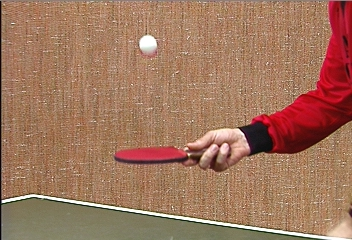
%> input picture assignment-3 Corner Detection/pingpong/0001.jpeg, 352 x 240 px, given in place of 00000001.jpg, which was not available
$ octave run_harris_corner_detector.m   (GNU Octave 9; MATLAB toolbox functions it lacks are replaced by stand-ins)
%> lines starting %> are read from the running program, lines starting %| are printed output that depends on the picture; in (x1, y1, x2, y2) boxes, pixels count from 0 and x2, y2 are one past the last pixel; in counts of white or black regions, pixels touching at a corner belong together; the program's own positions count from 1; pictures that were not available may be replaced by others from this repository, and a replacement may not be noted
### assignment-3 Corner Detection/harris_corner_detector.m
function [H, r, c] = harris_corner_detector(img_path, sigma, threshold, show_gauss, show_derivative_corner, show_only_corner)
%> called with img_path = 'person_toy/00000001.jpg', sigma = 1.5, threshold = 10000, show_gauss = true, show_derivative_corner = true, show_only_corner = false

switch nargin
    case 3
        show_gauss = false;
        show_derivative_corner = false;
        show_only_corner = false;
    case 4
        show_derivative_corner = false;
        show_only_corner = false;
    case 5
        show_only_corner = false;
end

% Reading image and setting window size
colorI = imread(img_path);
%> colorI is the input picture: size 240x352x3 uint8; mean R, G, B 160.4, 117.4, 93.1
I = double(rgb2gray(colorI));
n = 6 * sigma;

% Generating the derivative of Gasussian
G =fspecial('gauss', n, sigma);
[Gx, Gy] = gradient(G);

% Computing cornerness H
Ix = imfilter(I, Gx, 'replicate', 'corr');
Ix2 = Ix .^2;
Iy = imfilter(I, Gy, 'replicate', 'corr');
Iy2 = Iy .^2;

A = imfilter(Ix2, G, 'replicate', 'conv');
B = imfilter(Ix.*Iy, G, 'replicate', 'conv');
C = imfilter(Iy2, G, 'replicate', 'conv');
H = (A.*C - B.^2) - 0.04 *(A+C).^2;
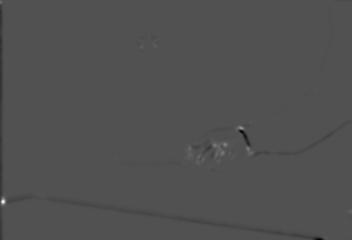
%> H: size 240x352 double; min -71360.3, max 152881.1, mean -267.3; drawn with min black and max white

% Getting points of maximum cornerness
windowMax = ordfilt2(H, n^2, true(n));
maxLocations = (H == windowMax) & (H > threshold);
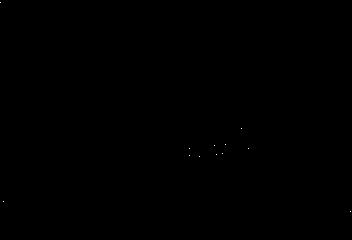
%> maxLocations: size 240x352 logical; 0.01% white in thin lines or dots, all inside (x1, y1, x2, y2) = (0, 2, 351, 212)
[r,c] = find(maxLocations);
%> r = [3; 202; 149; 156; 157; 146; 155; 154; 145; 129; 149; 212]; c = [1; 4; 190; 190; 200; 215; 217; 223; 226; 242; 249; 351]

if show_gauss
    figure
    subplot(1,2,1);
    surf(1:length(Gx), 1:length(Gy), Gx)
    title('Gaussian derivative horizontal direction');
    subplot(1,2,2)
    surf(1:length(Gx), 1:length(Gy), Gy)
    title('Gaussian derivative vertical direction');
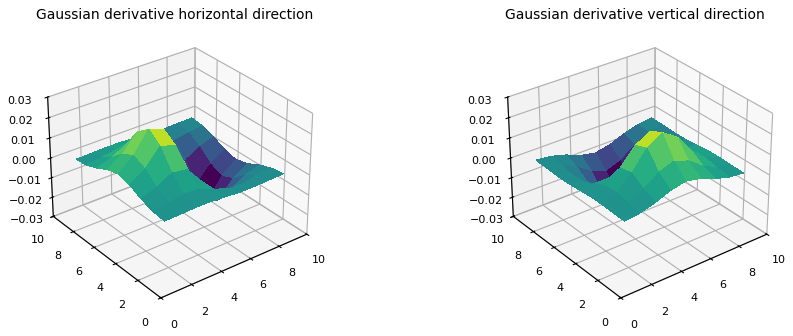
%> figure redrawn from the program's plot data, 2 panels
end

if show_derivative_corner
    figure
    subplot('Position', [0 0.1 0.32 0.32])
    imshow(Ix, [])
    title('Derivative in horizontal direction');
    subplot('Position', [0.33 0.1 0.32 0.32]);
    imshow(Iy, [])
    title('Derivative in vertical direction')
    subplot('Position', [0.66 0.1 0.32 0.32]);
    imshow(colorI, [])
    hold on
    plot(c(:), r(:), 'r+')
    title('Corners');
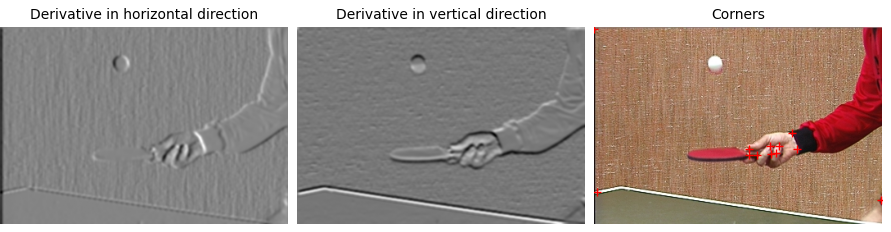
%> figure redrawn from the program's plot data, 3 panels
    print(sprintf('corner_detection_s%.3f_t%.3f.png', sigma, threshold),'-dpng')
end

if show_only_corner
    figure
    imshow(colorI, [])
    hold on
    plot(c(:), r(:), 'r+')
    a = strsplit(img_path, '/');
    b = strcat('rotation_', a(2));
    print(sprintf('%s', b{1}),'-dpng');
end

end

### assignment-3 Corner Detection/run_harris_corner_detector.m
%% Run Harris Corner Detector on test images.
clear;clc;

img_path = 'person_toy/00000001.jpg';
sigma = 1.5;
threshold = 10000;

[H, r, c] = harris_corner_detector(img_path,sigma, threshold, true, true, false);

%% Expriment with different values for the threshold.

img_path = 'pingpong/0000.jpeg';
sigma = 1.5;
thresholds = [20, 100, 1000, 10000];
for threshold = thresholds
    [H, r, c] = harris_corner_detector(img_path,sigma, threshold, false, false, true);
%> call 2 of harris_corner_detector, with img_path = 'pingpong/0000.jpeg', sigma = 1.5, threshold = 20, show_gauss = false, show_derivative_corner = false, show_only_corner = true
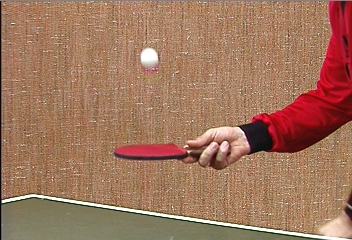
%> input picture assignment-3 Corner Detection/pingpong/0000.jpeg, 352 x 240 px
%> in harris_corner_detector, colorI is the input picture: size 240x352x3 uint8; mean R, G, B 160.4, 117.6, 93.3
%> in harris_corner_detector (call 2), `Iy = imfilter(I, Gy, 'replicate', 'corr');`:
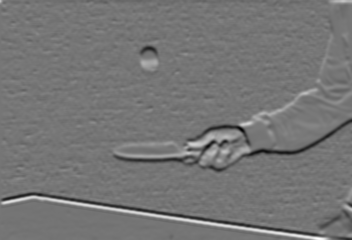
%> Iy: size 240x352 double; min -36.17, max 42.07, mean 0; drawn with min black and max white
%> in harris_corner_detector (call 2), `maxLocations = (H == windowMax) & (H > threshold);`: maxLocations: size 240x352 logical; 0.2% white in thin lines or dots
%> in harris_corner_detector (call 2), `[r,c] = find(maxLocations);`: r = 165 values from 2 to 239; c = 165 values from 1 to 351
%> in harris_corner_detector (call 2), `plot(c(:), r(:), 'r+')`:
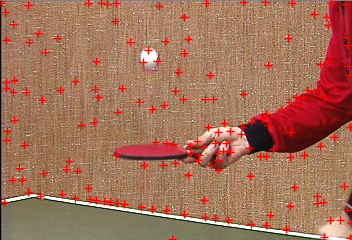
%> figure redrawn from the program's plot data
%> r = 165 values, max 239 at index 70, min 2 at index 109, mean 122.1; c = 165 values from 1 to 351
end

%% Generate rotated images.

img_path = 'person_toy/00000001.jpg';
%> img_path = 'person_toy/00000001.jpg'
%> (the run ends here)
